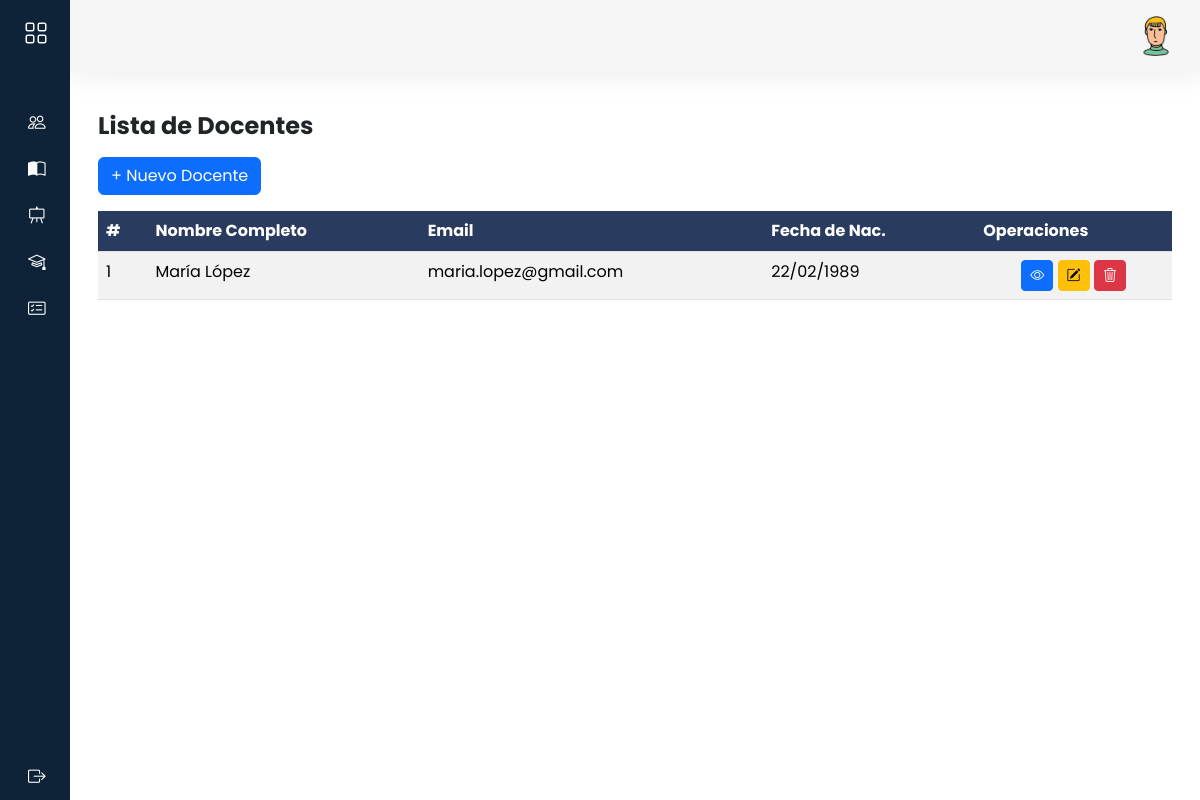
The page /admi/docentes/ on the database as committed earlier.
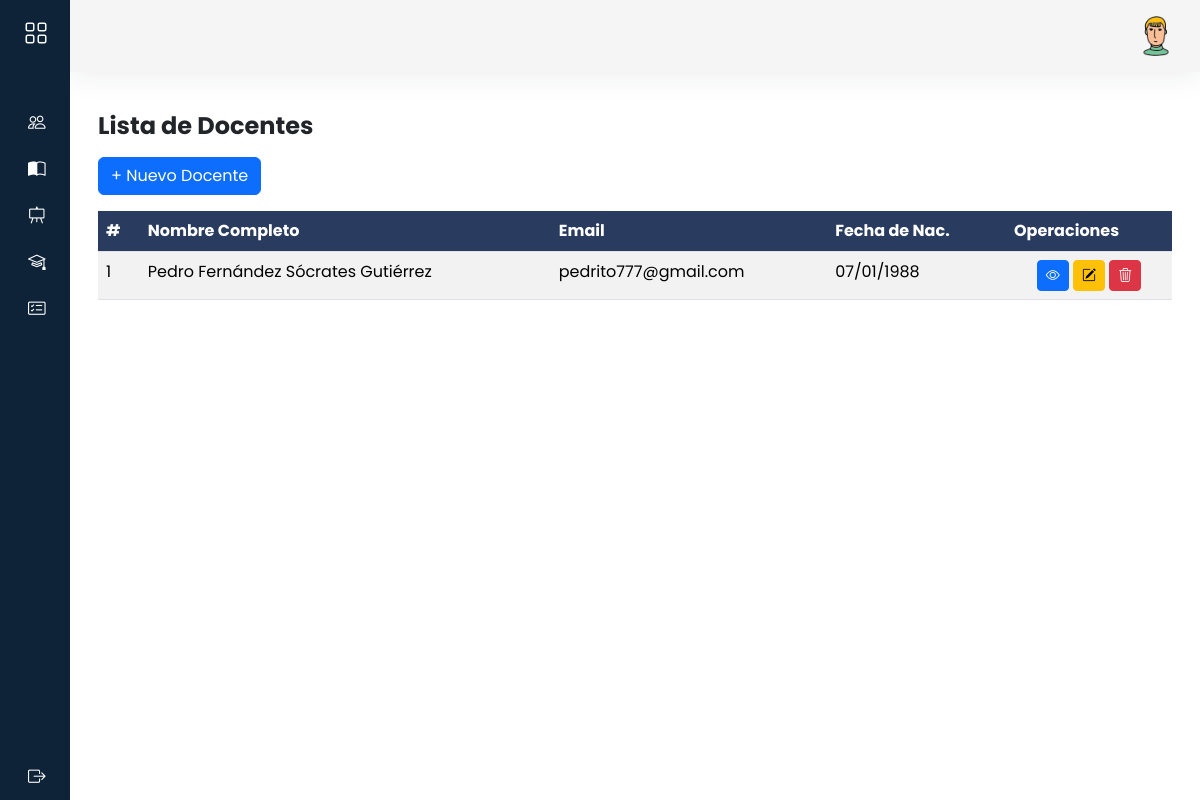
The same page on the database as committed later.
### models/docente_model.py (models this page shows, shortened)
class Docente(db.Model):
    __tablename__='docentes'
    id = db.Column(db.Integer, primary_key=True)
    fecha_nac = db.Column(db.DateTime,nullable=False)
    genero = db.Column(db.String(10),nullable=False)
    telefono = db.Column(db.String(20),nullable=False)
    ci = db.Column(db.String(20),nullable=False)
    especialidad = db.Column(db.String(100),nullable=False)
    usuario_id = db.Column(db.Integer, db.ForeignKey('usuarios.id'),nullable=False)
    usuario = db.relationship('Usuario', back_populates='docentes')
    cursos = db.relationship('Curso', back_populates='docente')
    @staticmethod
    def get_all():
        return Docente.query.all()

### models/usuario_model.py (models this page shows, shortened)
class Usuario(db.Model, UserMixin):
    __tablename__='usuarios'
    id = db.Column(db.Integer,primary_key=True)
    nombre = db.Column(db.String(80),nullable=False)
    apellido = db.Column(db.String(100))
    email = db.Column(db.String(120), unique=True)
    username = db.Column(db.String(20),nullable=False)
    password = db.Column(db.String,nullable=False)
    activo = db.Column(db.Boolean, default=True,nullable=False)
    rol_id = db.Column(db.Integer, db.ForeignKey('rol.id'), nullable=False)
    rol = db.relationship('Rol', back_populates='usuarios')
    docentes = db.relationship('Docente', back_populates='usuario')
    estudiantes = db.relationship('Estudiante', back_populates='usuario')

### controllers/admi/docente_controller.py (the view)
@docente_bp.route("/")
def index():
    docentes = Docente.get_all()
    rol_docente = Rol.query.filter_by(nombre='Docente').first()
    usuarios = Usuario.query.filter_by(rol_id=rol_docente.id, activo=True).all() if rol_docente else []
    return docente_view.list(docentes, usuarios)

### views/admi/docente_view.py (called while the page is built)
def list(docentes,usuarios):
    return render_template('admi/docentes/index.html',docentes= docentes,usuarios=usuarios)

### templates/admi/docentes/index.html (shortened to what this page needs)
{% extends 'admi/dashboard.html' %}
{% block content %}
<main class="content px-3 py-4">
    <div class="container-fluid">
        <h3 class="fw-bold fs-4 my-3">Lista de Docentes
        </h3>
        <div class="mb-3">
            <a data-bs-toggle="modal" data-bs-target="#modalNuevoDocente" class="btn btn-primary">
                + Nuevo Docente
            </a>
        </div>
        <div class="row">
            <div class="col-12">
                <div class="table-responsive">
                    <table id="mi-tabla" class="table table-striped  display nowrap" style="width:100%">
                        <thead>
                            <tr class="highlight">
                                <th>#</th>
                                <th>Nombre Completo</th>
                                <th>Email</th>
                                <th>Fecha de Nac. </th>
                                <th>Operaciones</th>
                            </tr>
                        </thead>
                        <tbody>
                            {%for item in docentes%}
                            <tr>
                                <td>{{item.id}}</td>
                                <td>{{item.usuario.nombre}} {{ item.usuario.apellido }}</td>
                                <td>{{item.usuario.email}}</td>
                                <td>{{item.fecha_nac.strftime('%d/%m/%Y')}}</td>
                                <td class="text-center">
                                    <a data-bs-toggle="modal" data-bs-target="#modalVistaDocente{{ item.id }}"
                                        class="btn btn-primary btn-sm"><i class=" bi bi-eye"></i></a>
                                    <a data-bs-toggle="modal" data-bs-target="#modalEditarDocente{{ item.id }}"
                                        class="btn btn-warning btn-sm"><i class="bi bi-pencil-square"></i></a>
                                    <a class="btn btn-danger btn-sm" data-bs-toggle="modal"
                                        data-bs-target="#modalConfirmarEliminar"
                                        data-url="{{ url_for('docente.delete', id=item.id) }}">
                                        <i class="bi bi-trash3"></i>
                                    </a>
                                </td>
                            </tr>
                            {%endfor%}
                        </tbody>
                    </table>
                </div>
            </div>
        </div>
</main>
{% endblock %}

Rows that differ between the two databases and show on the page:
changed Docente id 1: usuario.nombre "María" → "Pedro Fernández"; usuario.apellido "López" → "Sócrates Gutiérrez"; usuario.email "maria.lopez@gmail.com" → "pedrito777@gmail.com"; fecha_nac "22/02/1989" → "07/01/1988"
